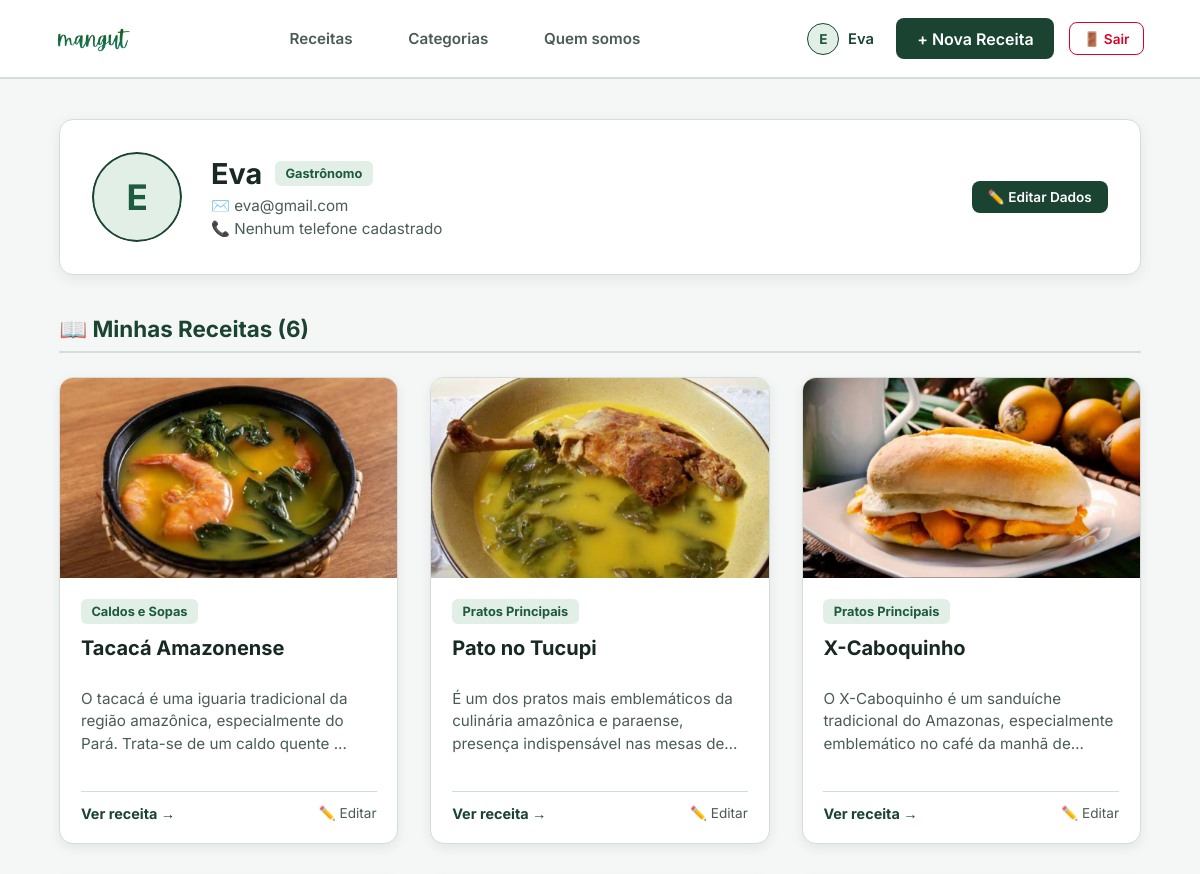
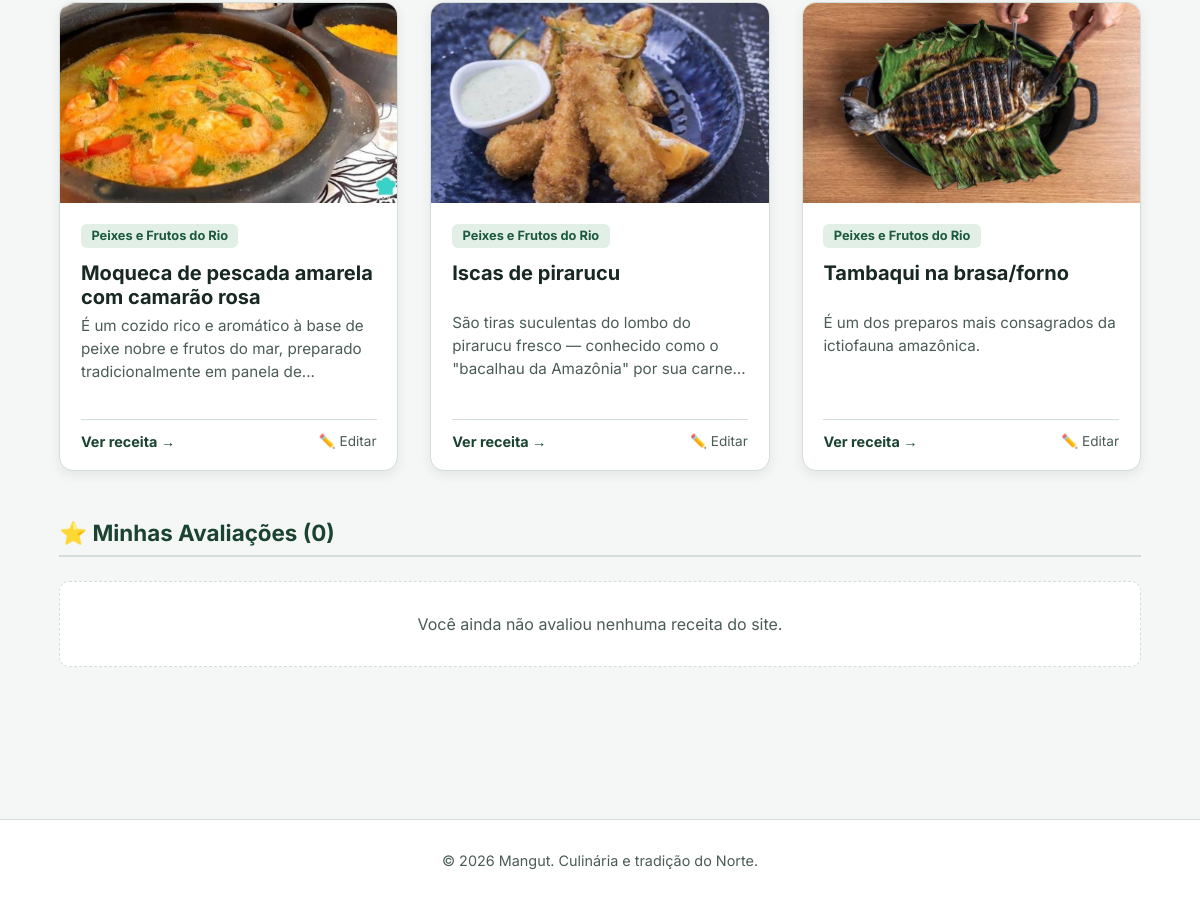
Screenshot of /perfil (signed in) with the database file from the repository (2 pictures, top to bottom).
### app/models.py (models this page shows, shortened)
class Gastronomo(UserMixin, db.Model):
    __tablename__ = 'gastronomos'
    idgastronomos = db.Column(db.Integer, primary_key=True)
    nome = db.Column(db.String(100), nullable=False)
    email = db.Column(db.String(120), unique=True, nullable=False)
    senha = db.Column(db.String(255), nullable=False)
    telefone = db.Column(db.String(20), nullable=True)
    foto_perfil = db.Column(db.String(255), nullable=True)
    is_admin = db.Column(db.Boolean, default=False)
    receitas = db.relationship('Receita', back_populates='autor', lazy=True)
    avaliacoes = db.relationship('AvaliacaoReceita', back_populates='usuario', lazy=True, cascade='all, delete-orphan')
    pastas = db.relationship('PastaReceitas', back_populates='usuario', lazy=True, cascade='all, delete-orphan')

class Receita(db.Model):
    __tablename__ = 'receitas'
    idreceitas = db.Column(db.Integer, primary_key=True)
    nome = db.Column(db.String(100), nullable=False)
    descricao = db.Column(db.Text, nullable=False)
    lista_ingredientes = db.Column(db.Text, nullable=False)
    modo_preparo = db.Column(db.Text, nullable=False)
    imagem_url = db.Column(db.String(255), nullable=True)
    visualizacoes = db.Column(db.Integer, default=0)
    status = db.Column(db.String(20), default='ativo')
    data_criacao = db.Column(db.DateTime, default=datetime.utcnow)
    categoria_idcategoria = db.Column(db.Integer, db.ForeignKey('categoria.idcategoria'), nullable=False)
    gastronomos_idgastronomos = db.Column(db.Integer, db.ForeignKey('gastronomos.idgastronomos'), nullable=False)
    categoria_rel = db.relationship('Categoria', back_populates='receitas')
    autor = db.relationship('Gastronomo', back_populates='receitas')
    avaliacoes = db.relationship('AvaliacaoReceita', back_populates='receita', lazy=True, cascade='all, delete-orphan')

class Categoria(db.Model):
    __tablename__ = 'categoria'
    idcategoria = db.Column(db.Integer, primary_key=True)
    nome = db.Column(db.String(50), nullable=False)
    receitas = db.relationship('Receita', back_populates='categoria_rel', lazy=True)

### app/routes.py (the view, shortened to what this page needs)
@main.route('/perfil')
@login_required
def perfil():
    receitas_usuario = formatar_receitas(Receita.query.filter_by(gastronomos_idgastronomos=current_user.idgastronomos))
    avaliacoes_usuario = AvaliacaoReceita.query.filter_by(gastronomos_idgastronomos=current_user.idgastronomos).all()
    avaliacoes_formatadas = []
    return render_template(
        'perfil.html',
        usuario=current_user,
        receitas=receitas_usuario,
        avaliacoes=avaliacoes_formatadas
    )

### app/routes.py (called while the page is built)
def formatar_receitas(query_obj):
    receitas_db = query_obj.all()
    formatadas = []
    for r in receitas_db:
        avaliacoes = AvaliacaoReceita.query.filter_by(receitas_idreceitas=r.idreceitas).all()
        qtd = len(avaliacoes)
        media = round(sum(a.avaliacoes for a in avaliacoes) / qtd, 1) if qtd > 0 else 0.0
        formatadas.append({
            "id": r.idreceitas,
            "nome": r.nome,
            "categoria": r.categoria_rel.nome,
            "categoria_id": r.categoria_idcategoria,
            "descricao": r.descricao,
            "imagem_url": r.imagem_url,  # 🟢 Fica None caso não exista foto
            "media_estrelas": media,
            "qtd_avaliacoes": qtd
        })
    return formatadas

### app/templates/perfil.html (shortened to what this page needs)
<!DOCTYPE html>
<html lang="pt-br">
<head>
    <link rel="stylesheet" href="{{ url_for('static', filename='css/style.css') }}">
    <link rel="stylesheet" href="https://cdnjs.cloudflare.com/ajax/libs/cropperjs/1.5.13/cropper.min.css">
</head>
<body>
    <header class="navbar">
        <a href="/" class="logo-link">
            <img src="{{ url_for('static', filename='img/logo.png') }}" alt="Logo Mangut" class="navbar-logo">
        </a>
        <nav class="nav-links">
            <a href="/receitas">Receitas</a>
            <a href="/categorias">Categorias</a>
            <a href="/sobre">Quem somos</a>
        </nav>
        <div class="nav-actions">
            <a href="/perfil" class="navbar-user-link">
                {% if usuario.foto_perfil %}
                    <img src="{{ usuario.foto_perfil }}" alt="{{ usuario.nome }}" class="navbar-avatar-thumb">
                {% else %}
                    <span class="navbar-avatar-placeholder">{{ usuario.nome[0] | upper }}</span>
                {% endif %}
                <span>{{ usuario.nome }}</span>
            </a>
            <a href="/receita/nova" class="btn-primary">+ Nova Receita</a>
            <a href="/logout" class="btn-logout" title="Sair do sistema">🚪 Sair</a>
        </div>
    </header>
    <main class="container">
        <section class="profile-header-card">
            <div class="profile-avatar-clickable" onclick="abrirVisualizadorFoto()" title="Clique para ver ou alterar sua foto">
                {% if usuario.foto_perfil %}
                    <img src="{{ usuario.foto_perfil }}" alt="{{ usuario.nome }}" id="avatar-img-principal">
                {% else %}
                    <div class="profile-avatar" style="width: 100%; height: 100%;">
                        <span>{{ usuario.nome[0] | upper }}</span>
                    </div>
                {% endif %}
            </div>
            <div class="profile-details">
                <div style="display: flex; align-items: center; justify-content: space-between; flex-wrap: wrap; gap: 1rem;">
                    <div>
                        <div style="display: flex; align-items: center; gap: 0.8rem;">
                            <h1>{{ usuario.nome }}</h1>
                            {% if usuario.is_admin %}
                                <span class="card-tag" style="background: #e63946; color: white;">Administrador</span>
                            {% else %}
                                <span class="card-tag">Gastrônomo</span>
                            {% endif %}
                        </div>
                        <p class="profile-email">✉️ {{ usuario.email }}</p>
                        <p class="profile-phone">📞 {{ usuario.telefone or 'Nenhum telefone cadastrado' }}</p>
                    </div>
                    <button onclick="document.getElementById('edit-profile-modal').style.display='flex'" class="btn-primary" style="font-size: 0.85rem; padding: 0.5rem 1rem;">
                        ✏️ Editar Dados
                    </button>
                </div>
            </div>
        </section>
        <section class="profile-section">
            <h2>📖 Minhas Receitas ({{ receitas|length }})</h2>
            {% if receitas %}
                <div class="recipe-grid">
                    {% for receita in receitas %}
                    <div style="display: flex; flex-direction: column; background: var(--bg-card); border-radius: 14px; border: 1px solid var(--border-color); box-shadow: 0 4px 12px var(--card-shadow); overflow: hidden;">
                        {% if receita.imagem_url %}
                            <img src="{{ receita.imagem_url }}" alt="{{ receita.nome }}" class="card-img">
                        {% endif %}
                        <div class="card-content" style="flex: 1; display: flex; flex-direction: column; justify-content: space-between; padding: 1.3rem;">
                            <div>
                                <span class="card-tag">{{ receita.categoria }}</span>
                                <h3 style="margin: 0.8rem 0 0.4rem 0; font-size: 1.25rem;">{{ receita.nome }}</h3>
                                <p style="color: var(--text-secondary); font-size: 0.95rem; line-height: 1.5;">{{ receita.descricao | truncate(110, True, '...') }}</p>
                            </div>
                            <div style="display: flex; justify-content: space-between; align-items: center; margin-top: 1.2rem; border-top: 1px solid var(--border-color); padding-top: 0.8rem;">
                                <a href="{{ url_for('main.detalhe_receita', id=receita.id) }}" style="color: var(--text-accent); font-weight: 700; text-decoration: none; font-size: 0.9rem;">Ver receita →</a>
                                <a href="{{ url_for('main.formulario_editar_receita', id=receita.id) }}" style="color: var(--text-secondary); font-size: 0.85rem; text-decoration: none;">✏️ Editar</a>
                            </div>
                        </div>
                    </div>
                    {% endfor %}
                </div>
            {% endif %}
        </section>
        <section class="profile-section">
            <h2>⭐ Minhas Avaliações ({{ avaliacoes|length }})</h2>
            {% if avaliacoes %}
                <div>
                    {% for av in avaliacoes %}
                    <div class="review-card-item">
                        <div style="display: flex; justify-content: space-between; align-items: center; margin-bottom: 0.4rem;">
                            <a href="{{ url_for('main.detalhe_receita', id=av.receita_id) }}" style="text-decoration: none; font-weight: 700; color: var(--text-accent); font-size: 1.05rem;">
                                🍲 {{ av.receita_nome }}
                            </a>
                            <div style="color: #ffb703; font-size: 1.1rem;">
                                {% for i in range(av.nota) %}★{% endfor %}
                            </div>
                        </div>
                        {% if av.comentario and av.comentario != 'None' %}
                            <p style="color: var(--text-secondary); font-style: italic; margin-top: 0.3rem;">"{{ av.comentario }}"</p>
                        {% else %}
                            <p style="color: var(--text-secondary); font-size: 0.85rem; font-style: italic; margin-top: 0.3rem;">(Avaliação realizada apenas por nota)</p>
                        {% endif %}
                    </div>
                    {% endfor %}
                </div>
            {% else %}
                <div style="background: var(--bg-card); padding: 2rem; border-radius: 10px; border: 1px dashed var(--border-color); text-align: center;">
                    <p style="color: var(--text-secondary);">Você ainda não avaliou nenhuma receita do site.</p>
                </div>
            {% endif %}
        </section>
    </main>
    <footer>
        <p>&copy; 2026 Mangut. Culinária e tradição do Norte.</p>
    </footer>
</body>
</html>

### rows the page displays
Gastronomo: nome "E", nome "Eva", email "eva@gmail.com", telefone "Nenhum telefone cadastrado"
Receita: imagem_url (picture), nome "Tacacá Amazonense", descricao "O tacacá é uma iguaria tradicional da região amazônica, especialmente do Pará. Trata-se de um caldo quente ..."
Categoria: categoria "Caldos e Sopas"
Receita: imagem_url (picture), nome "Pato no Tucupi", descricao "É um dos pratos mais emblemáticos da culinária amazônica e paraense, presença indispensável nas mesas…"
Categoria: categoria "Pratos Principais" "Pratos Principais"
Receita: imagem_url (picture), nome "X-Caboquinho", descricao "O X-Caboquinho é um sanduíche tradicional do Amazonas, especialmente emblemático no café da manhã…"
Receita: imagem_url (picture), nome "Moqueca de pescada amarela com camarão rosa", descricao "É um cozido rico e aromático à base de peixe nobre e frutos do mar, preparado tradicionalmente em panela de..."
Categoria: categoria "Peixes e Frutos do Rio" "Peixes e Frutos do Rio" "Peixes e Frutos do Rio"
Receita: imagem_url (picture), nome "Iscas de pirarucu", descricao "São tiras suculentas do lombo do pirarucu fresco — conhecido como o \"bacalhau da Amazônia\" por sua…"
Receita: imagem_url (picture), nome "Tambaqui na brasa/forno", descricao "É um dos preparos mais consagrados da ictiofauna amazônica."

### other values shown
{{ receitas|length }} "6"
{{ avaliacoes|length }} "0"
